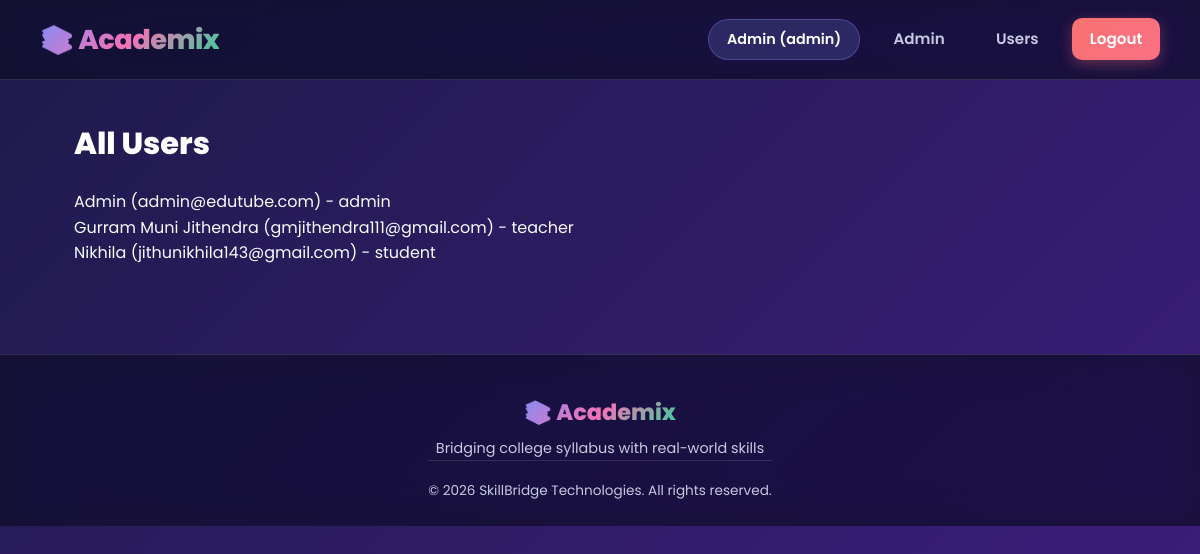
The app's page /admin/users (signed in) with its own data.
### models.py (models this page shows)
class User(db.Model, UserMixin):
    id = db.Column(db.Integer, primary_key=True)
    name = db.Column(db.String(100), nullable=False)
    email = db.Column(db.String(120), unique=True, nullable=False)
    password_hash = db.Column(db.String(200), nullable=False)
    role = db.Column(db.String(20), default='student')  # student, teacher, admin
    free_minutes_used = db.Column(db.Integer, default=0)  # tracks 1hr free quota
    created_at = db.Column(db.DateTime, default=datetime.utcnow)
    videos = db.relationship('Video', backref='uploader', lazy=True)
    purchases = db.relationship('Purchase', backref='user', lazy=True)

### routes/admin.py (the view)
@admin_bp.route('/admin/users')
@login_required
@admin_required
def manage_users():
    users = User.query.all()
    return render_template('admin_users.html', users=users)

### routes/admin.py (called while the page is built)
def admin_required(f):
    @wraps(f)
    def decorated(*args, **kwargs):
        if current_user.role != 'admin':
            flash('Access denied')
            return redirect(url_for('student.home'))
        return f(*args, **kwargs)
    return decorated

### templates/admin_users.html
{% extends "base.html" %}
{% block content %}
<h2>All Users</h2>
{% for u in users %}
  <p>{{ u.name }} ({{ u.email }}) - {{ u.role }}</p>
{% endfor %}
{% endblock %}

### templates/base.html (shortened to what this page needs)
<!DOCTYPE html>
<html lang="en">
<head>
  <link rel="stylesheet" href="{{ url_for('static', filename='css/style.css') }}">
</head>
<body>
  <nav>
    <a href="{{ url_for('student.home') if current_user.is_authenticated and current_user.role == 'student' else url_for('auth.login') }}" class="nav-brand">📚 Academix</a>
    <div class="nav-links">
      {% if current_user.is_authenticated %}
        <span class="nav-user">{{ current_user.name }} ({{ current_user.role }})</span>
        {% if current_user.role == 'student' %}
          <a href="{{ url_for('student.home') }}">Home</a>
        {% elif current_user.role == 'teacher' %}
          <a href="{{ url_for('teacher.dashboard') }}">Dashboard</a>
          <a href="{{ url_for('teacher.upload') }}">Upload</a>
        {% elif current_user.role == 'admin' %}
          <a href="{{ url_for('admin.dashboard') }}">Admin</a>
          <a href="{{ url_for('admin.manage_users') }}">Users</a>
        {% endif %}
        <a href="{{ url_for('auth.logout') }}" class="logout-btn">Logout</a>
      {% else %}
        <a href="{{ url_for('auth.login') }}">Login</a>
        <a href="{{ url_for('auth.signup') }}" class="btn">Sign Up</a>
      {% endif %}
    </div>
  </nav>
  <div class="container">
    {% block content %}{% endblock %}
  </div>
  <footer class="site-footer">
    <div class="footer-content">
      <div class="footer-brand">
        <span class="footer-logo">📚 Academix</span>
        <p class="footer-tagline">Bridging college syllabus with real-world skills</p>
      <div class="footer-bottom">
        <p>&copy; {{ current_year }} SkillBridge Technologies. All rights reserved.</p>
      </div>
    </div>
  </footer>
</body>
</html>

### static/css/style.css (style rules this page uses)
:root { --primary: #818cf8; --primary-dark: #6366f1; --secondary: #34d399; --accent: #fbbf24; --text: #f8fafc; --text-light: #c7c9e0; --text-muted: #9ca3c4; --border: rgba(255, 255, 255, 0.12); --glass: rgba(255, 255, 255, 0.06); --glass-hover: rgba(255, 255, 255, 0.1); --danger: #f87171; }
* { margin: 0; padding: 0; box-sizing: border-box; }
html, body { min-height: 100vh; }
body { font-family: 'Poppins', 'Segoe UI', system-ui, -apple-system, sans-serif; font-size: 16px; background: linear-gradient(135deg, #1e1b4b 0%, #4c1d95 35%, #6d28d9 65%, #1e1b4b 100%); background-size: 400% 400%; animation: gradientShift 18s ease infinite; color: var(--text); line-height: 1.6; min-height: 100vh; }
nav { background: rgba(15, 15, 35, 0.75); backdrop-filter: blur(20px) saturate(180%); -webkit-backdrop-filter: blur(20px) saturate(180%); border-bottom: 1px solid var(--border); padding: 1.1rem 2.5rem; display: flex; justify-content: space-between; align-items: center; flex-wrap: wrap; gap: 1rem; position: sticky; top: 0; z-index: 100; }
.nav-brand { font-size: 1.7rem; font-weight: 800; background: linear-gradient(135deg, #818cf8, #f472b6, #34d399); -webkit-background-clip: text; background-clip: text; -webkit-text-fill-color: transparent; text-decoration: none; letter-spacing: -0.5px; white-space: nowrap; }
.nav-links { display: flex; align-items: center; gap: 1rem; flex-wrap: wrap; }
.nav-links a { text-decoration: none; color: var(--text-light); font-weight: 600; font-size: 0.95rem; padding: 0.55rem 1.1rem; border-radius: 10px; transition: all 0.25s ease; white-space: nowrap; }
.nav-links .logout-btn { background: linear-gradient(135deg, #f87171, #fb7185); color: #fff !important; box-shadow: 0 4px 14px rgba(248, 113, 113, 0.35); }
.nav-user { font-size: 0.9rem; color: #fff; padding: 0.5rem 1.1rem; background: rgba(129, 140, 248, 0.2); border: 1px solid rgba(129, 140, 248, 0.35); border-radius: 999px; font-weight: 600; white-space: nowrap; }
.container { max-width: 1100px; margin: 0 auto; padding: 2.5rem 1.5rem; position: relative; z-index: 1; }
.container > h2 { color: #fff; margin-bottom: 1.3rem; font-weight: 800; font-size: 1.9rem; }
.site-footer { margin-top: 3rem; background: rgba(15, 15, 35, 0.75); backdrop-filter: blur(20px) saturate(180%); -webkit-backdrop-filter: blur(20px) saturate(180%); border-top: 1px solid var(--border); padding: 2.5rem 1.5rem 1.5rem; position: relative; z-index: 1; }
.footer-content { max-width: 1100px; margin: 0 auto; display: flex; flex-direction: column; align-items: center; text-align: center; gap: 1.2rem; }
.footer-logo { font-size: 1.4rem; font-weight: 800; background: linear-gradient(135deg, #818cf8, #f472b6, #34d399); -webkit-background-clip: text; background-clip: text; -webkit-text-fill-color: transparent; }
.footer-tagline { color: var(--text-light); font-size: 0.9rem; margin-top: 0.4rem; }
.footer-bottom { border-top: 1px solid var(--border); padding-top: 1.2rem; width: 100%; }
.footer-bottom p { color: var(--text-light); font-size: 0.85rem; }

### records on screen
User: name "Admin", role "admin", email "admin@edutube.com"
User: name "Gurram Muni Jithendra", email "gmjithendra111@gmail.com", role "teacher"
User: name "Nikhila", email "jithunikhila143@gmail.com", role "student"
